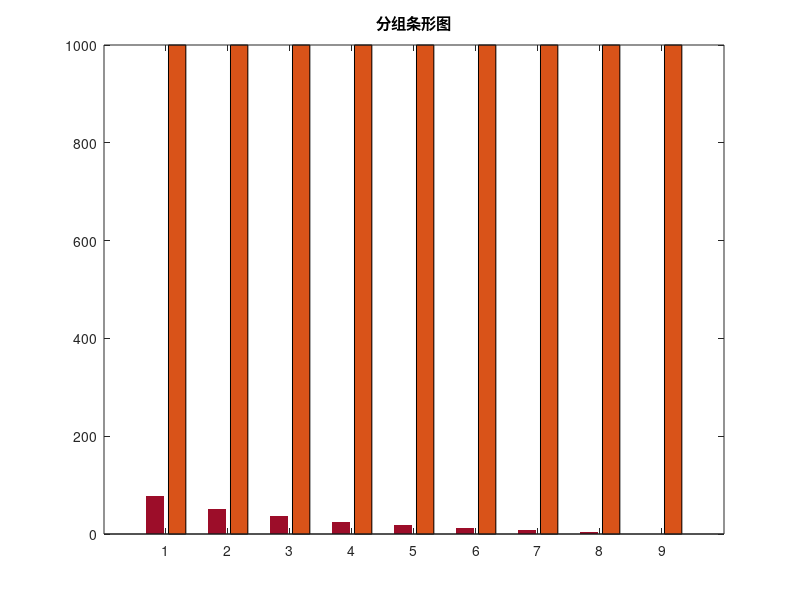

Source code (MATLAB): (Note: this script raises an error after producing the figure.)
%Layer-stacking diagram

%k2 is divided into 9 parts with a gradient of 0.22. In this order,：0.76、0.98、1.2、1.42、1.64、1.86、2.08、2.3、2.52
MAX=[1000,1000,1000,1000,1000,1000,1000,1000,1000,];
MIN=[77,51,36,25,18,13,9,4,1];

m=bar([MIN;MAX]',"grouped");
title("分组条形图");

set(m(1),'EdgeColor','none','facecolor',[0.61,0.05,0.16],'FaceAlpha',.5);
set(m(2),'EdgeColor','none','facecolor',[0.26, 0.45, 0.77],'FaceAlpha',.5);
legend('MIN','MAX','FontName','Times New Roman','Linewidth', 2);
xlabel('The growth rate of sea lamprey','FontName','Times New Roman','Linewidth', 2);
ylabel('The number of sea lamprey','FontName','Times New Roman','Linewidth', 2);
title('Comparison of Changing Trends——MIN and MAX','FontName','Times New Roman','Linewidth', 2)
legend('boxoff');
loca={'0.76','0.98','1.2','1.42','1.64','1.86','2.08','2.3','2.52'};
set(gca,'XTickLabel',loca);

figure
m=bar([MIN]',"grouped");
title("分组条形图");

set(m,'EdgeColor','none','facecolor',[0.61,0.05,0.16],'FaceAlpha',.2);

xlabel('The growth rate of sea lamprey','FontName','Times New Roman','Linewidth', 2);
ylabel('The number of sea lamprey','FontName','Times New Roman','Linewidth', 2);
title('Changing Tendency','FontName','Times New Roman','Linewidth', 2)

loca={'0.76','0.98','1.2','1.42','1.64','1.86','2.08','2.3','2.52'};
set(gca,'XTickLabel',loca);

hold on;
plot(0.5.*[MIN]','-o','Linewidth',2,'color','#9F9FD5');
legend('MIN','Changing Tendency Line','FontName','Times New Roman','Linewidth', 2);
legend('boxoff');
x=1:9;
for i = 1:9
    text(x(i),MIN(1,i),num2str(MIN(1,i)),'HorizontalAlignment','center','VerticalAlignment','bottom','FontSize',8,'FontName','Times New Roman');
end;